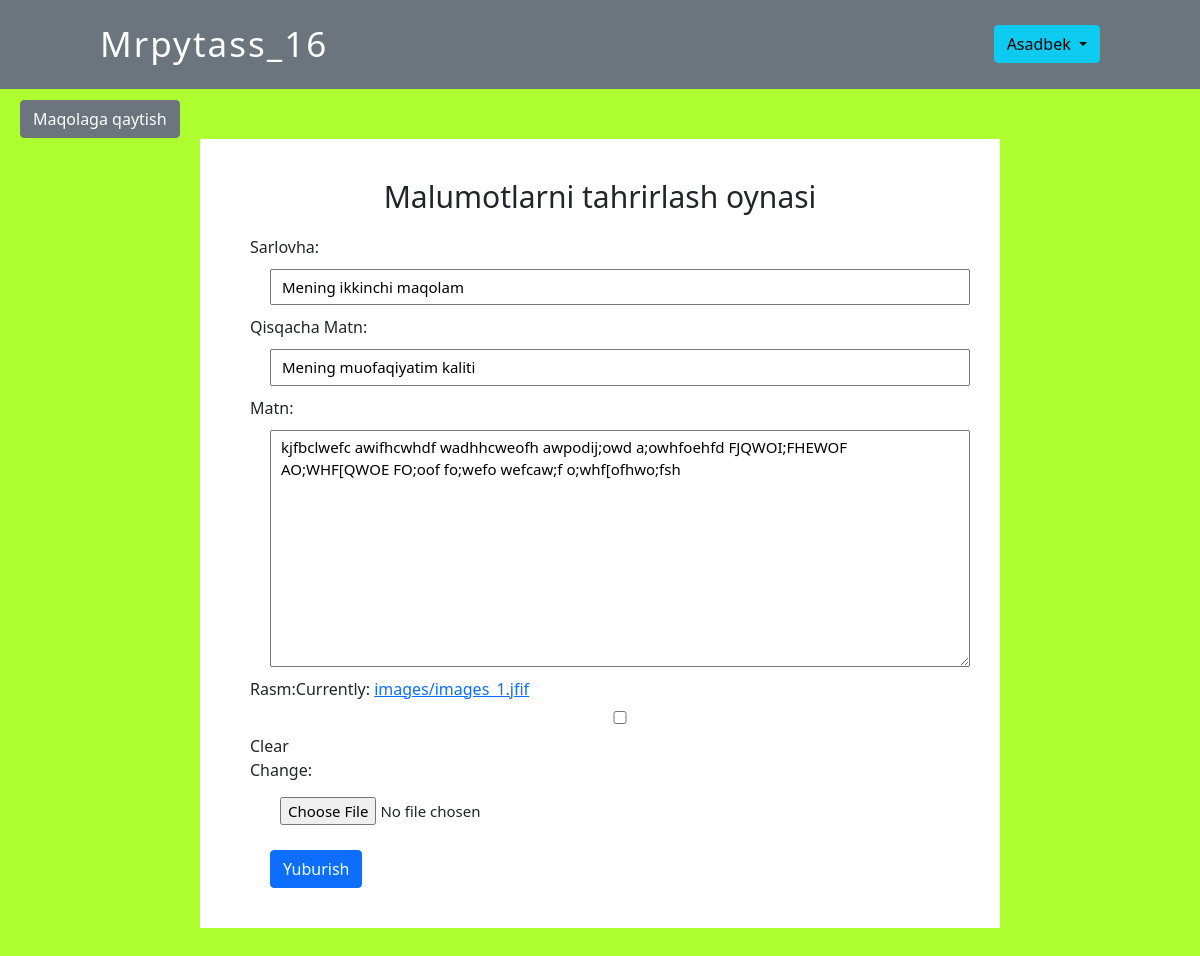
Page /articles/3/update/ (signed in) on the committed database.
### accounts/models.py (models this page shows)
class CostomUsers(AbstractUser):
    age = models.PositiveIntegerField(null=True, blank=True)
    birthYear = models.PositiveIntegerField(null=True, blank=True)
    living_country = models.CharField(max_length=100, null=True, blank=True)
    living_city = models.CharField(max_length=100, null=True, blank=True)

### articles/models.py (models this page shows, shortened)
class Articles(models.Model):
    Sarlovha = models.CharField(max_length=150)
    Qisqacha_Matn = models.CharField(max_length=200)
    Matn = models.TextField()
    Rasm = models.ImageField(upload_to='images/', blank=True)
    Vaqt = models.DateTimeField(auto_now_add=True)
    Mualliff = models.ForeignKey(
        get_user_model(),
        on_delete=models.CASCADE
    )

### articles/views.py (the view)
# urls.py: path('<int:pk>/update/', ArticleUpdateView.as_view(), name='updateObject'),
class ArticleUpdateView(LoginRequiredMixin, UserPassesTestMixin, UpdateView):
    model = Articles
    template_name = 'article_update.html'
    fields = ('Sarlovha', 'Qisqacha_Matn', 'Matn', 'Rasm')
    success_url = reverse_lazy('articlesPage')
    def test_func(self):
        ob = self.get_object()
        return ob.Mualliff == self.request.user

### templates/article_update.html (shortened to what this page needs)
{% extends 'base.html' %}
{% block content %}
    <div class="updateArticle">
        <h2 class="title_page">Malumotlarni tahrirlash oynasi</h2>
        <form method="post" enctype="multipart/form-data">{% csrf_token %}
            {{form}}
            <button type="submit" class="btn_btn btn btn-primary">Yuburish</button>
        </form>
        <a href="{% url 'articleDetail' object.pk %}" class="update_btn btn btn-secondary" >Maqolaga qaytish</a>
    </div>
{% endblock content %}

### templates/base.html (shortened to what this page needs)
<!DOCTYPE html>
{% load static %}
<html lang="en">
    <head>
        <link href="https://cdn.jsdelivr.net/npm/bootstrap@5.0.2/dist/css/bootstrap.min.css" rel="stylesheet">
        <link rel="stylesheet" href="{% static 'css/main.css' %}">
    </head>
    <body>
        <nav class="navbar navbar-light bg-secondary nav_extra">
            <div class="container-fluid">
                <a class="title_nav" href="{% url 'home' %}"> Mrpytass_16 </a>
                {% if user.is_authenticated %}
                    <div class="btn-group">
                        <button type="button" class="btn btn-info dropdown-toggle" data-bs-toggle="dropdown" aria-expanded="false">
                            {{ user.username }}
                        </button>
                    </div>
              {% else %}
                  <div class="out_site">
                    <a href="{% url 'login' %}" class="btn btn-outline-warning">Kirish</a> | <a href="{% url 'signup' %}" class="btn btn-outline-info">Ro'yxatdan o'tish</a>
                  </div>
            </div>
            {% endif %}
          </nav>
        <div class="commit_templete">
            {% block content %}
            {% endblock content %}
        </div>
    </body>
</html>

### static/css/main.css (style rules this page uses)
.container-fluid { padding: 10px 100px; }
body { background-color:greenyellow; }
.title_nav { font-size: 35px; letter-spacing: 2px; font-weight: 400; color: white; text-decoration: none; }
.commit_templete { padding: 50px 200px; }
.title_page { text-align: center; font-size: 30px; font-weight: 400; margin: 20px; }
.btn_btn { margin: 20px; display: block; }
.nav_extra { position: sticky; top: 0px; width: 100%; z-index: 100; }
.updateArticle { background-color: #fff; padding: 20px 50px; }
.updateArticle input, .updateArticle textarea { display: block; width: 100%; outline: none; padding: 5px 10px; font-size: 15px; margin: 10px 20px; }
.update_btn { position: fixed; top: 100px; left: 20px; }

### rows in the picture
CostomUsers: username "Asadbek"
Articles: Sarlovha "Mening ikkinchi maqolam", Qisqacha_Matn "Mening muofaqiyatim kaliti", Matn "kjfbclwefc awifhcwhdf wadhhcweofh awpodij;owd a;owhfoehfd FJQWOI;FHEWOF AO;WHF[QWOE FO;oof fo;wefo wefcaw;f o;whf[ofhwo;fsh"
